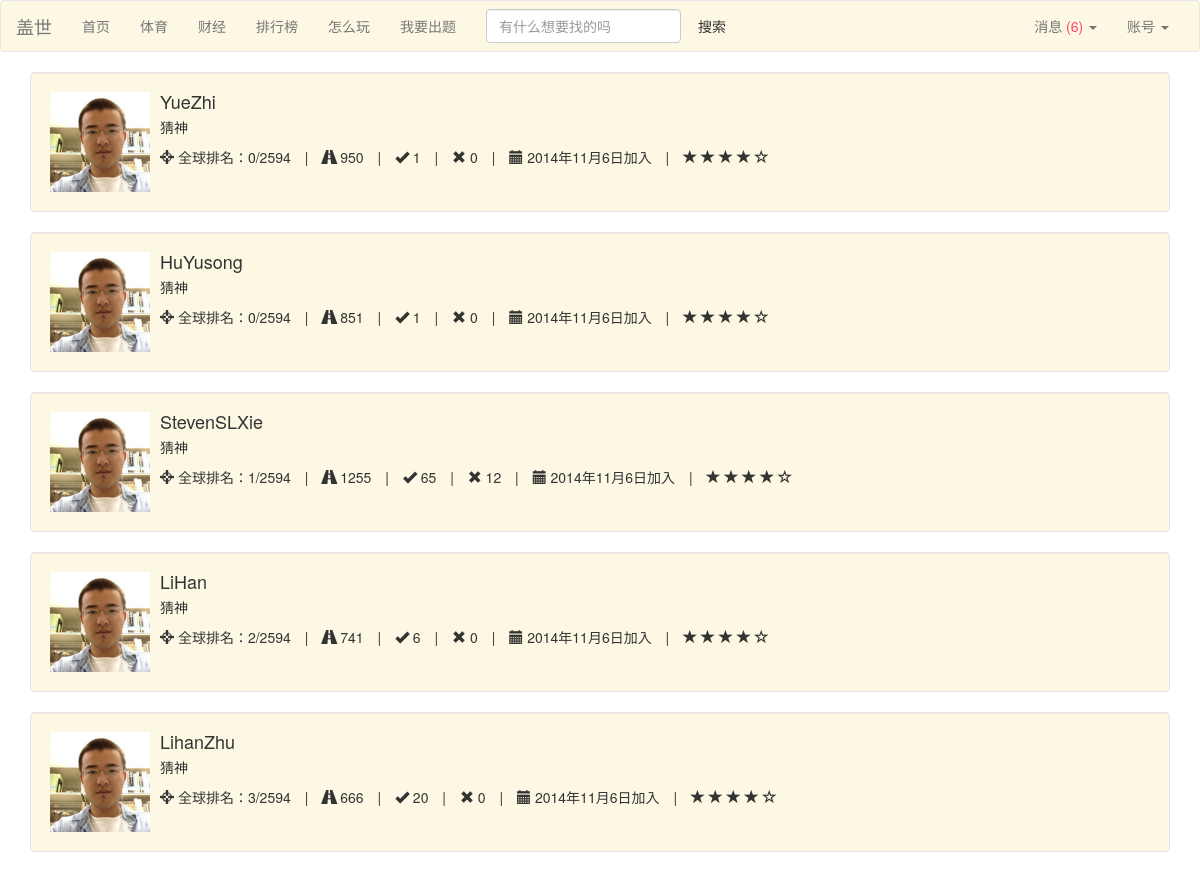
Page /leaderboard (signed in) on the earlier database version.
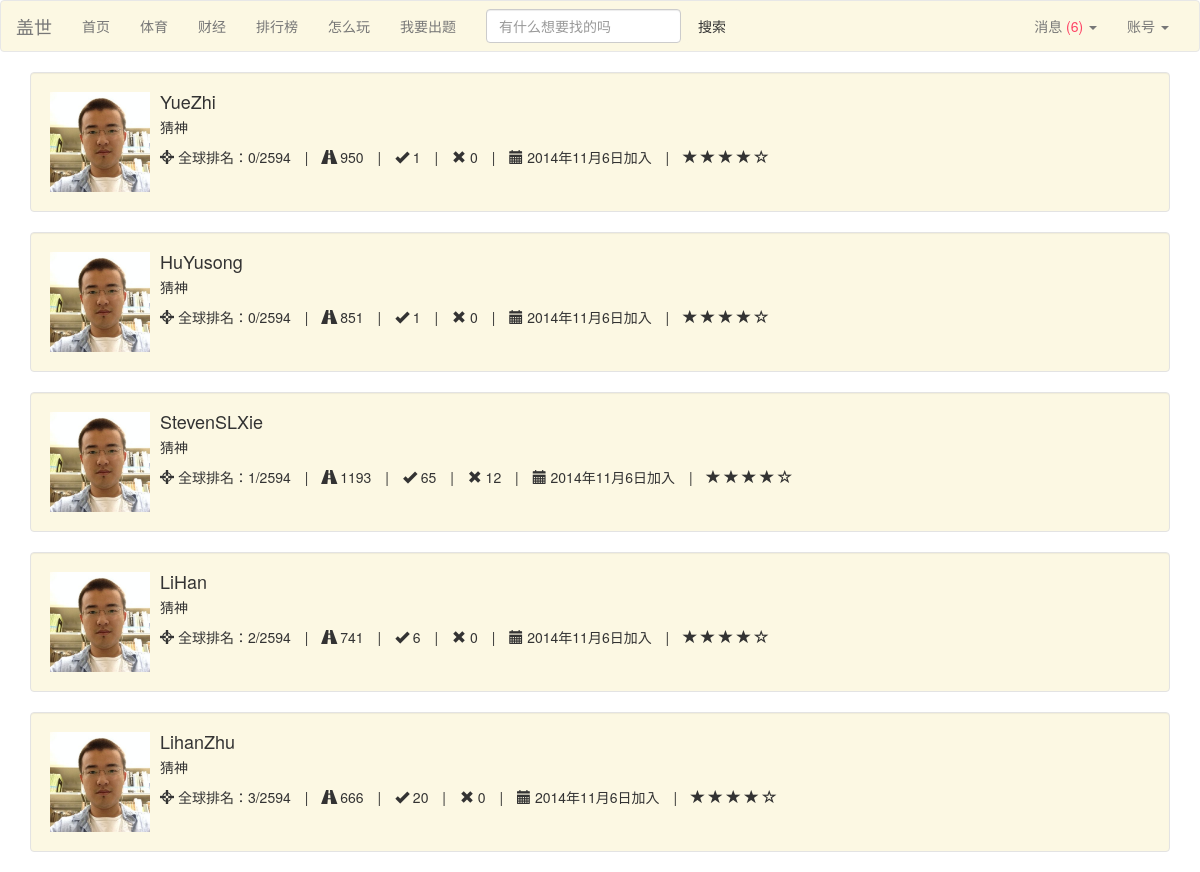
Same page on the later database version.
### Guess/models.py (models this page shows)
class Person(models.Model):
	user = models.OneToOneField(User)
	point = models.IntegerField(default=1000)
	expertise = models.TextField(default='N/A')
	win = models.IntegerField(default=0)
	lose = models.IntegerField(default=0)
	game = models.IntegerField(default=0)
	point_per_game = models.FloatField(default=0.0)
	index = models.IntegerField(default=0)
	rank = models.IntegerField(default=0)
	class Meta:
		ordering = ('point','point_per_game',)

### Guess/views.py (the view)
# urls.py: url(r'^leaderboard$', 'Guess.views.leaderboard', name='leaderboard'),
def leaderboard(request):
	if not request.user.is_authenticated():
		return redirect(reverse('login'))
	cur_person = Person.objects.get(user=request.user)
	persons = Person.objects.all().order_by('rank','-point','-win')
	para = {}
	para['persons'] = persons
	para = encap_para(para, cur_person)
	return render(request,'leaderboard.html',para)

### Guess/views.py (called while the page is built)
def find_unread(person):
	return Message.objects.filter(owner=person, read=False)

def encap_para(para,person):
	messages = find_unread(person)
	para['unread'] = len(messages)
	para['messages'] = messages
	return para

### Guess/templates/leaderboard.html (shortened to what this page needs)
{% load bootstrap3 %}
{% include "nav_bar.html" %}
<link rel="stylesheet" href="http://cdnjs.cloudflare.com/ajax/libs/font-awesome/4.1.0/css/font-awesome.min.css"/>
{% for person in persons %}
<div class="container">
  <div class="well well-frame-c">
      <div class="media">
      	<a class="pull-left" href="#">
    		<img class="media-object" src="/static/images/me.jpg" height="100" width="100">
  		</a>
  		<div class="media-body">
            <h4 class="media-heading">{{ person.user }}</h4>
             <p>猜神</p>
          <ul class="list-inline list-unstyled">
            <li><span><i class="glyphicon glyphicon-screenshot"></i> 全球排名：{{ person.rank }}/2594 </span></li>
            <li>|</li>
            <li><span><i class="glyphicon glyphicon-road"></i> {{ person.point }}</span></li>
            <li>|</li>
            <li><span><i class="glyphicon glyphicon-ok"></i> {{ person.win }}</span></li>
            <li>|</li>
            <li><span><i class="glyphicon glyphicon-remove"></i> {{ person.lose }}</span></li>
            <li>|</li>
            <li><span><i class="glyphicon glyphicon-calendar"></i> 2014年11月6日加入 </span></li>
            <li>|</li>
            <li>
               <span class="glyphicon glyphicon-star"></span>
                        <span class="glyphicon glyphicon-star"></span>
                        <span class="glyphicon glyphicon-star"></span>
                        <span class="glyphicon glyphicon-star"></span>
                        <span class="glyphicon glyphicon-star-empty"></span>
            </li>
			</ul>
       </div>
    </div>
  </div>
</div>
{% endfor %}

### Guess/templates/nav_bar.html (shortened to what this page needs)
<head>
    <link href='static/bootstrap/css/bootstrap.min.css' rel='stylesheet'>
</head>
<nav class="navbar navbar-default nav-frame-c" role="navigation">
  <div class="container-fluid">
    <div class="navbar-header">
      <a class="navbar-brand" href="{% url 'home' %}">盖世</a>
    </div>
    <div class="collapse navbar-collapse" id="bs-example-navbar-collapse-1">
      <ul class="nav navbar-nav">
        <li><a href="{% url 'home' %}">首页</a></li>
        <li><a href="{% url 'sports' %}">体育</a></li>
        <li><a href="{% url 'finance' %}">财经</a></li>
        <li><a href="{% url 'leaderboard' %}">排行榜</a></li>
        <li><a href="{% url 'proposal' %}">怎么玩</a></li>
        <li><a href="{% url 'proposal' %}">我要出题</a></li>
      </ul>
      <form class="navbar-form navbar-left" role="search">
        <div class="form-group">
          <input type="text" class="form-control" placeholder="有什么想要找的吗">
        </div>
        <button type="submit" class="btn nav-frame-c">搜索</button>
      </form>
      <ul class="nav navbar-nav navbar-right">
        <li class="dropdown">
            {% if unread == 0 %}
            <a id="notifications" href="#" class="dropdown-toggle" data-toggle="dropdown">消息<span> ({{ unread }})</span> <span class="caret"></span></a>
            {% else %}
            <a id="notifications" href="#" class="dropdown-toggle" data-toggle="dropdown">消息<span class="unread"> ({{ unread }})</span> <span class="caret"></span></a>
            {% endif %}
        </li>
        <li class="dropdown">
          <a id="account_dropdown" href="#" class="dropdown-toggle" data-toggle="dropdown">账号 <span class="caret"></span></a>
        </li>
      </ul>
    </div>
  </div>
</nav>

### Guess/templates/nav_bar.html (style rules this page uses)
.nav-frame-c { background: rgba(252,248,227,1); }
.unread { color: rgba(254,67,101,1); }

### Guess/templates/leaderboard.html (style rules this page uses)
.well-frame-c { background: rgba(252,248,227,1); }

Differences in the rows shown:
changed Person "StevenSLXie": point "1255" → "1193"
